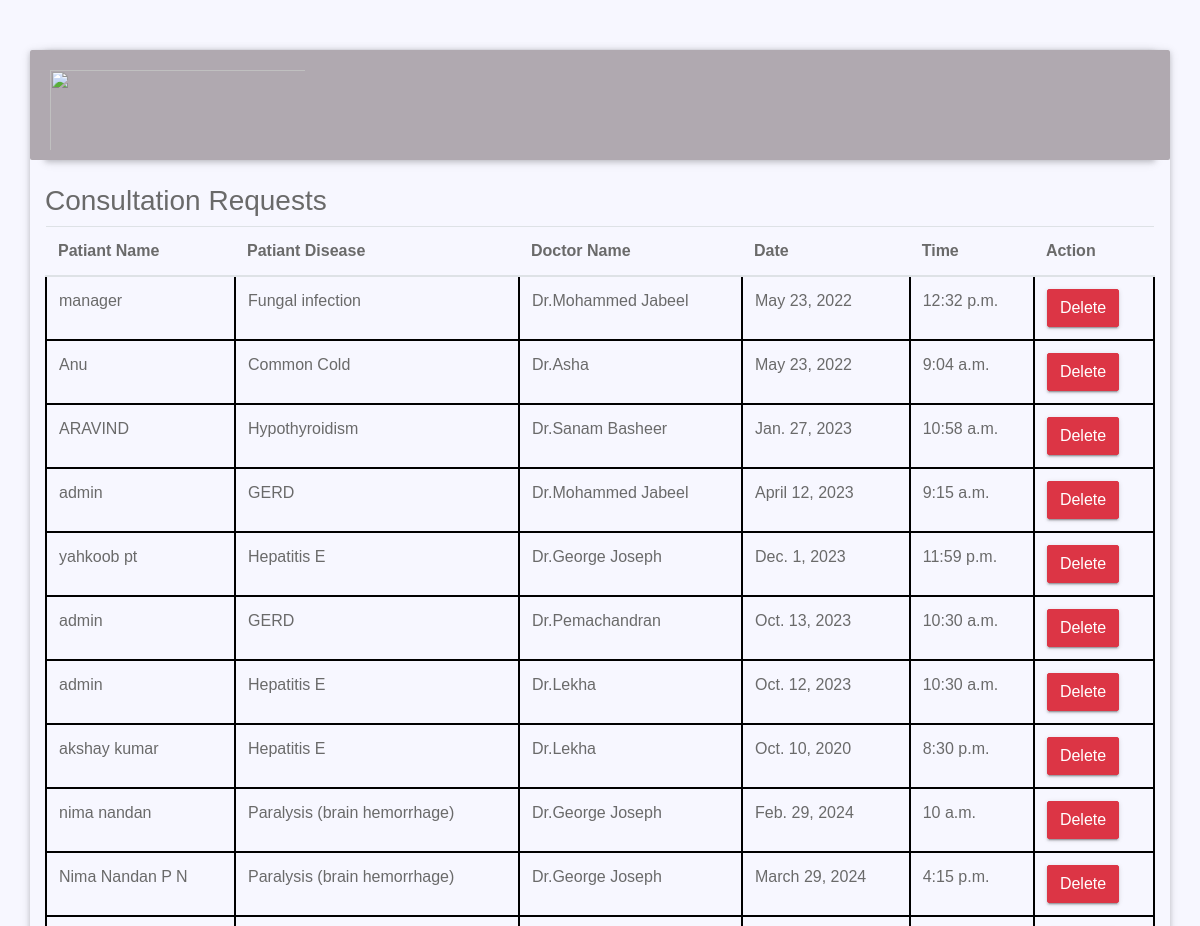
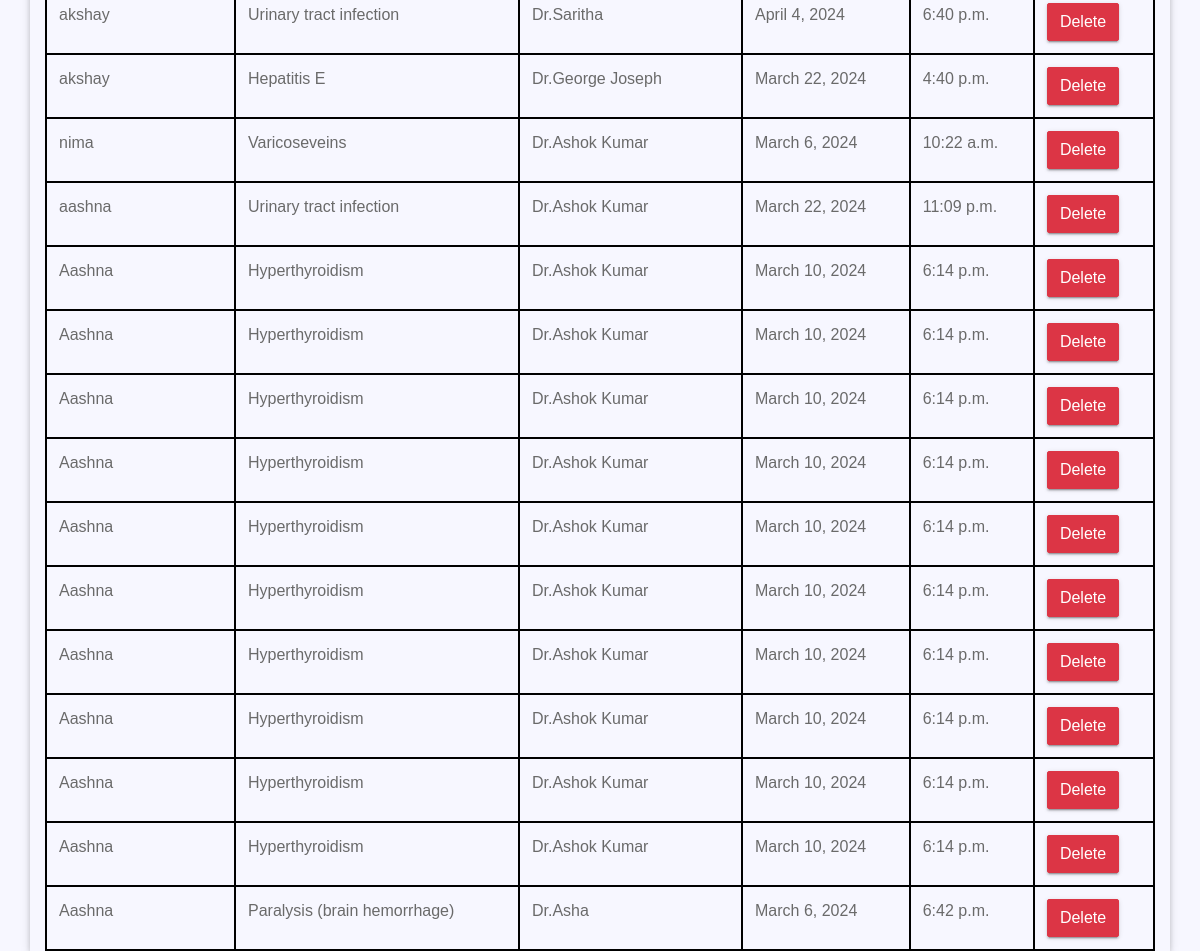
The app's page /consultation_request with its own data (2 pictures, top to bottom).
### main/models.py (models this page shows)
class Doctor_consultation(models.Model):
    Patiant_name = models.CharField(max_length=200)
    Patiant_disease = models.CharField(max_length=200)
    Doctor_name = models.CharField(max_length=200)
    appoiment_time = models.TimeField(auto_now_add=False)
    appointment_date = models.DateField(auto_now_add=False)

### main/views.py (the view)
# urls.py: path('consultation_request',consultation_request,name='consultation_request'),
def consultation_request(request):
    requ = Doctor_consultation.objects.all()
    return render(request,'main/consultaion_request.html',{'requests':requ})

### templates/main/consultaion_request.html (shortened to what this page needs)
{% extends 'main/Admin.html' %}
{% block content %}
<br>
<table class="table">
    <h3>Consultation Requests</h3>
    <thead>
      <tr>
        <th scope="col">Patiant Name</th>
        <th scope="col">Patiant Disease</th>
        <th scope="col">Doctor Name</th>
        <th scope="col">  Date</th>
        <th scope="col">  Time</th>
        <th scope="col">  Action</th>
      </tr>
    </thead>
    <tbody>
        {% for request in requests %}
        <tr style='border:2px black solid'>
            <td style='border:2px black solid'>
                {{request.Patiant_name}}
            </td>
            <td style='border:2px black solid'>
                {{request.Patiant_disease}}
            </td>
            <td style='border:2px black solid'>
                {{request.Doctor_name}}
            </td>
            <td style='border:2px black solid'>
                {{request.appointment_date}}
            </td >
            <td style='border:2px black solid'>
                {{request.appoiment_time}}
            </td>
            <td style='border:2px black solid'>
                <form action = "{%url 'consultation_delete' %}" method='POST'>
                    <button value='{{request.id}}' name='submit' class="btn btn-danger">Delete</button>
                </form>
            </td>
        </tr>
    {% endfor %}
    </tbody>
  </table>
{% endblock %}

### templates/main/Admin.html (shortened to what this page needs)
{% load static %}
<!doctype html>
<html lang="en">
<head>
    <link rel="stylesheet" href="{% static 'css/bootstrap.min.css' %}">
    <link rel="stylesheet" href="{% static 'css/fontawsom-all.min.css' %}">
    <link rel="stylesheet" href="{% static 'plugins/slider/css/owl.carousel.min.css' %}">
    <link rel="stylesheet" href="{% static 'plugins/slider/css/owl.theme.default.css' %}">
    <link rel="stylesheet" type="text/css" href="{% static 'css/style.css' %}" />
</head>
<body style="background-image: url('https://images.pexels.com/photos/4386466/pexels-photo-4386466.jpeg?auto=compress&cs=tinysrgb&w=600'); background-repeat: no-repeat; background-size: cover;">
    <div class="container body-container" style="margin-top: 50px; box-shadow: 0 2px 5px 0 rgba(0, 0, 0, 0.16), 0 2px 10px 0 rgba(0, 0, 0, 0.12);">
        <header>
                <div class="row header-nav" style="border-radius: 2px; background-color: rgb(176, 169, 176);">
                    <div class="col-md-3 no-padding col-sm-12 nav-img">
                        <img style="height: 100px;width: 800px;" src="https://encrypted-tbn0.gstatic.com/images?q=tbn:ANd9GcTN9DFtFFPDzkNM4nsSd0A91OAOgC4Ue7OH-JYBcO9HG7Xe8A-nE5vSQRd0r_NzFuiGfrs&usqp=CAU" alt="">
                    </div>
                    <div id="menu" class="col-md-9 d-none d-md-block nav-item">
                    </div>
                </div>
        </header>
{% block content %}{% endblock %}
</div>
</body>
</html>

### static/css/style.css (style rules this page uses)
* { margin: 0px; padding: 0px; list-style: none; }
img { max-width: 100%; }
html, body { height: 100%; width: 100%; }
.no-padding { padding: 0px; }
::placeholder { color: #747f8a !important; font-size: 13px; opacity: .5 !important; }
h1, h2, h3, h4, h5, h6 { font-family: "mouse-500", Arial, Helvetica, sans-serif; }
body { background-color: #f7f7ff !important; font-family: "mouse-300", Arial, Helvetica, sans-serif; color: #6A6A6A; }
.btn { box-shadow: 0 3px 1px -2px rgba(0, 0, 0, 0.2), 0 2px 2px 0 rgba(0, 0, 0, 0.14), 0 1px 5px 0 rgba(0, 0, 0, 0.12); border-radius: 2px; }
body .body-container { box-shadow: 0 2px 5px 0 rgba(0, 0, 0, 0.16), 0 2px 10px 0 rgba(0, 0, 0, 0.12); background-color: #f7f7ff; }
header { box-shadow: 0 2px 5px 0 rgba(0, 0, 0, 0.16), 0 2px 10px 0 rgba(0, 0, 0, 0.12); width: 100%; z-index: 999; }
header .header-nav .nav-img img { width: 250px; padding: 10px; padding-left: 20px; margin-top: 10px; }

### records on screen
Doctor_consultation: Patiant_name "manager", Patiant_disease "Fungal infection", Doctor_name "Dr.Mohammed Jabeel", appointment_date "May 23, 2022", appoiment_time "12:32 p.m.", {{ request.id }} 2 (drawn)
Doctor_consultation: Patiant_name "Anu", Patiant_disease "Common Cold", Doctor_name "Dr.Asha", appointment_date "May 23, 2022", appoiment_time "9:04 a.m.", {{ request.id }} 3 (drawn)
Doctor_consultation: Patiant_name "ARAVIND", Patiant_disease "Hypothyroidism", Doctor_name "Dr.Sanam Basheer", appointment_date "Jan. 27, 2023", appoiment_time "10:58 a.m.", {{ request.id }} 4 (drawn)
Doctor_consultation: Patiant_name "admin", Patiant_disease "GERD", Doctor_name "Dr.Mohammed Jabeel", appointment_date "April 12, 2023", appoiment_time "9:15 a.m.", {{ request.id }} 5 (drawn)
Doctor_consultation: Patiant_name "yahkoob pt", Patiant_disease "Hepatitis E", Doctor_name "Dr.George Joseph", appointment_date "Dec. 1, 2023", appoiment_time "11:59 p.m.", {{ request.id }} 6 (drawn)
Doctor_consultation: Patiant_name "admin", Patiant_disease "GERD", Doctor_name "Dr.Pemachandran", appointment_date "Oct. 13, 2023", appoiment_time "10:30 a.m.", {{ request.id }} 7 (drawn)
Doctor_consultation: Patiant_name "admin", Patiant_disease "Hepatitis E", Doctor_name "Dr.Lekha", appointment_date "Oct. 12, 2023", appoiment_time "10:30 a.m.", {{ request.id }} 8 (drawn)
Doctor_consultation: Patiant_name "akshay kumar", Patiant_disease "Hepatitis E", Doctor_name "Dr.Lekha", appointment_date "Oct. 10, 2020", appoiment_time "8:30 p.m.", {{ request.id }} 10 (drawn)
Doctor_consultation: Patiant_name "nima nandan", Patiant_disease "Paralysis (brain hemorrhage)", Doctor_name "Dr.George Joseph", appointment_date "Feb. 29, 2024", appoiment_time "10 a.m.", {{ request.id }} 13 (drawn)
Doctor_consultation: Patiant_name "Nima Nandan P N", Patiant_disease "Paralysis (brain hemorrhage)", Doctor_name "Dr.George Joseph", appointment_date "March 29, 2024", appoiment_time "4:15 p.m.", {{ request.id }} 15 (drawn)
Doctor_consultation: Patiant_name "akshay", Patiant_disease "Urinary tract infection", Doctor_name "Dr.Saritha", appointment_date "April 4, 2024", appoiment_time "6:40 p.m.", {{ request.id }} 16 (drawn)
Doctor_consultation: Patiant_name "akshay", Patiant_disease "Hepatitis E", Doctor_name "Dr.George Joseph", appointment_date "March 22, 2024", appoiment_time "4:40 p.m.", {{ request.id }} 17 (drawn)
Doctor_consultation: Patiant_name "nima", Patiant_disease "Varicoseveins", Doctor_name "Dr.Ashok Kumar", appointment_date "March 6, 2024", appoiment_time "10:22 a.m.", {{ request.id }} 25 (drawn)
Doctor_consultation: Patiant_name "aashna", Patiant_disease "Urinary tract infection", Doctor_name "Dr.Ashok Kumar", appointment_date "March 22, 2024", appoiment_time "11:09 p.m.", {{ request.id }} 26 (drawn)
Doctor_consultation: Patiant_name "Aashna", Patiant_disease "Hyperthyroidism", Doctor_name "Dr.Ashok Kumar", appointment_date "March 10, 2024", appoiment_time "6:14 p.m.", {{ request.id }} 28 (drawn)
Doctor_consultation: Patiant_name "Aashna", Patiant_disease "Hyperthyroidism", Doctor_name "Dr.Ashok Kumar", appointment_date "March 10, 2024", appoiment_time "6:14 p.m.", {{ request.id }} 29 (drawn)
Doctor_consultation: Patiant_name "Aashna", Patiant_disease "Hyperthyroidism", Doctor_name "Dr.Ashok Kumar", appointment_date "March 10, 2024", appoiment_time "6:14 p.m.", {{ request.id }} 30 (drawn)
Doctor_consultation: Patiant_name "Aashna", Patiant_disease "Hyperthyroidism", Doctor_name "Dr.Ashok Kumar", appointment_date "March 10, 2024", appoiment_time "6:14 p.m.", {{ request.id }} 31 (drawn)
Doctor_consultation: Patiant_name "Aashna", Patiant_disease "Hyperthyroidism", Doctor_name "Dr.Ashok Kumar", appointment_date "March 10, 2024", appoiment_time "6:14 p.m.", {{ request.id }} 32 (drawn)
Doctor_consultation: Patiant_name "Aashna", Patiant_disease "Hyperthyroidism", Doctor_name "Dr.Ashok Kumar", appointment_date "March 10, 2024", appoiment_time "6:14 p.m.", {{ request.id }} 33 (drawn)
Doctor_consultation: Patiant_name "Aashna", Patiant_disease "Hyperthyroidism", Doctor_name "Dr.Ashok Kumar", appointment_date "March 10, 2024", appoiment_time "6:14 p.m.", {{ request.id }} 34 (drawn)
Doctor_consultation: Patiant_name "Aashna", Patiant_disease "Hyperthyroidism", Doctor_name "Dr.Ashok Kumar", appointment_date "March 10, 2024", appoiment_time "6:14 p.m.", {{ request.id }} 35 (drawn)
Doctor_consultation: Patiant_name "Aashna", Patiant_disease "Hyperthyroidism", Doctor_name "Dr.Ashok Kumar", appointment_date "March 10, 2024", appoiment_time "6:14 p.m.", {{ request.id }} 36 (drawn)
Doctor_consultation: Patiant_name "Aashna", Patiant_disease "Hyperthyroidism", Doctor_name "Dr.Ashok Kumar", appointment_date "March 10, 2024", appoiment_time "6:14 p.m.", {{ request.id }} 37 (drawn)
Doctor_consultation: Patiant_name "Aashna", Patiant_disease "Paralysis (brain hemorrhage)", Doctor_name "Dr.Asha", appointment_date "March 6, 2024", appoiment_time "6:42 p.m.", {{ request.id }} 38 (drawn)
